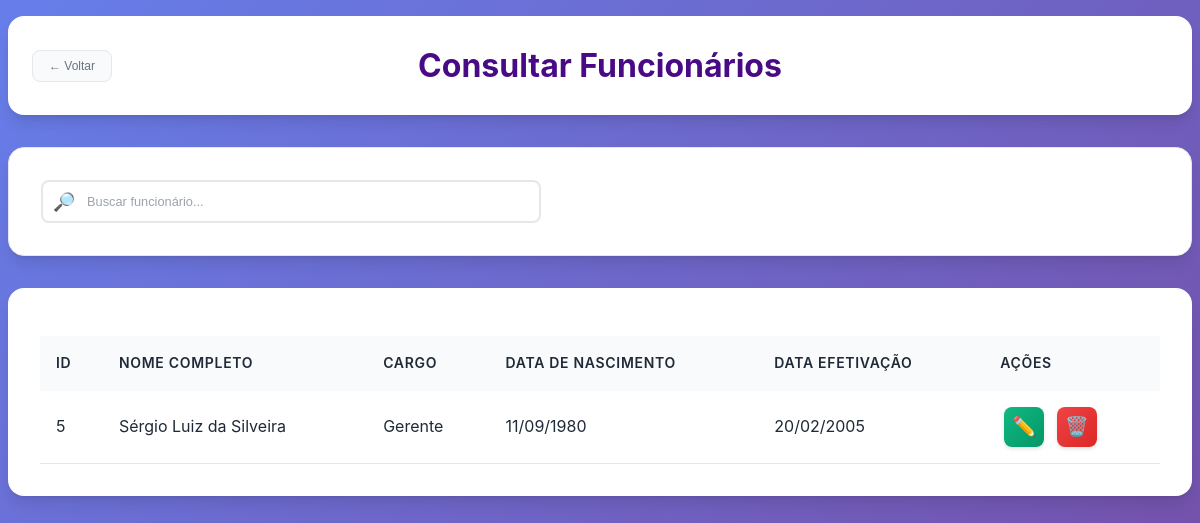
/subtelas/consultar_funcionario.php, run on an earlier commit of the app's database.
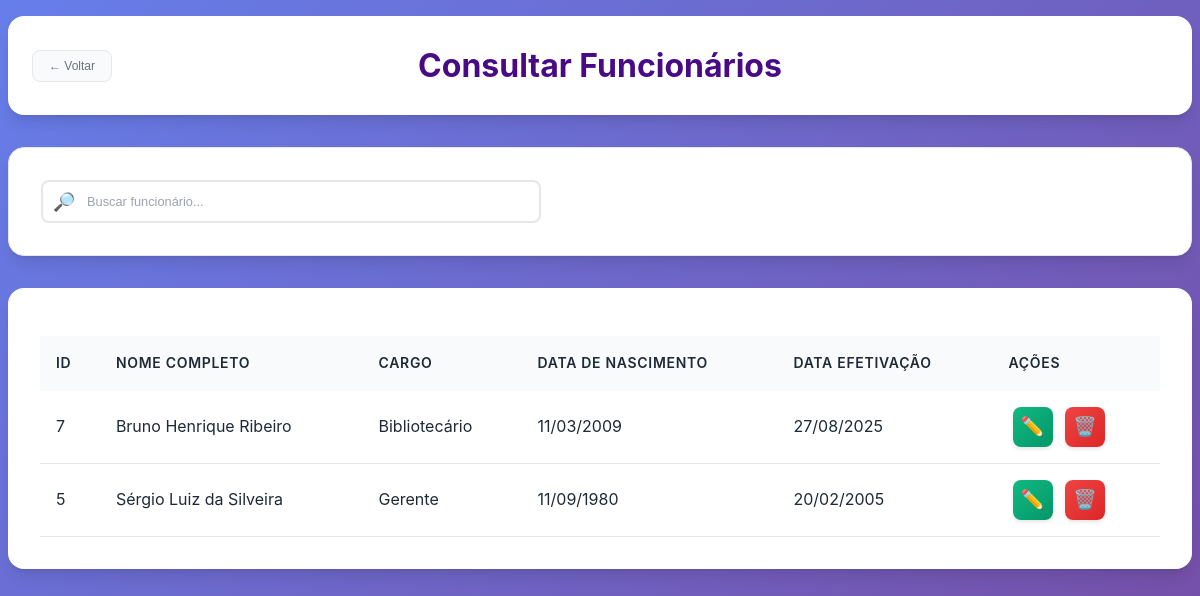
And on a later commit of the database.
### tables this page shows
CREATE TABLE `funcionario` (
  `Cod_Funcionario` int(11) NOT NULL,
  `Cod_Perfil` int(11) DEFAULT NULL,
  `Nome` varchar(50) NOT NULL,
  `CPF` varchar(15) NOT NULL,
  `Email` varchar(255) NOT NULL,
  `Sexo` varchar(10) NOT NULL,
  `Telefone` varchar(20) NOT NULL,
  `Data_Nascimento` date NOT NULL,
  `Data_Efetivacao` date NOT NULL,
  `CEP` varchar(20) NOT NULL,
  `UF` char(2) NOT NULL,
  `Cidade` varchar(30) NOT NULL,
  `Bairro` varchar(30) NOT NULL,
  `Rua` varchar(40) NOT NULL,
  `Num_Residencia` int(11) NOT NULL,
  `Usuario` varchar(20) NOT NULL,
  `Senha` varchar(20) NOT NULL,
  `Foto` longblob NOT NULL
);

CREATE TABLE `perfil_funcionario` (
  `Cod_Perfil` int(11) NOT NULL,
  `Nome_Perfil` varchar(255) DEFAULT NULL
);

### subtelas/consultar_funcionario.php (the view, shortened to what this page needs)
<?php
require_once '../conexao.php';
$sql = "SELECT
          f.Cod_Funcionario  AS id_funcionario,
          f.Nome             AS nome,
          f.Data_Nascimento  AS data_nascimento,
          f.Data_Efetivacao  AS data_efetivacao,
          p.Nome_Perfil      AS perfil
        FROM funcionario f
        JOIN perfil_funcionario p ON f.Cod_Perfil = p.Cod_Perfil
        ORDER BY f.Nome ASC";
try {
  $stmt = $pdo->prepare($sql);
  $stmt->execute();
  $funcionarios = $stmt->fetchAll(PDO::FETCH_ASSOC);
} catch (PDOException $e) {
  die("Erro na consulta: " . $e->getMessage());
}
?>
<!DOCTYPE html>
<html lang="pt-br">
<head>
  <link rel="stylesheet" type="text/css" href="subtelas_css/consultas.css" />
  <link rel="stylesheet" type="text/css" href="subtelas_css/sidebar.css">
</head>
<body>
    <div class="page-wrapper">
      <header>
        <form action="../gerente.php" method="POST">
            <button class="btn-voltar">← Voltar</button>
        </form>
      <h1>Consultar Funcionários</h1>
  </header>
  <div id="search-container">
    <div class="input-wrapper">
      <span class="icon">🔎</span>
      <input type="text" id="search-input" placeholder="Buscar funcionário..." onkeyup="filtrarTabela()">
    </div>
  </div>
  <nav>
    <table id="funcionarios-table">
        <tr>
          <th>ID</th>
          <th>NOME COMPLETO</th>
          <th>CARGO</th>
          <th>DATA DE NASCIMENTO</th>
          <th>DATA EFETIVAÇÃO</th>
          <th>AÇÕES</th>
        </tr>
        <?php if (count($funcionarios) > 0): ?>
          <?php foreach ($funcionarios as $f): ?>
            <tr>
              <td><?= htmlspecialchars($f['id_funcionario']) ?></td>
              <td><?= htmlspecialchars($f['nome']) ?></td>
              <td><?= htmlspecialchars($f['perfil']) ?></td>
              <td><?= date("d/m/Y", strtotime($f['data_nascimento'])) ?></td>
              <td><?= date("d/m/Y", strtotime($f['data_efetivacao'])) ?></td>
              <td>
                <button onclick="editarFuncionario(<?= $f['id_funcionario'] ?>)">✏️</button>
                <button onclick="excluirFuncionario(<?= $f['id_funcionario'] ?>)">🗑️</button>
              </td>
            </tr>
          <?php endforeach; ?>
        <?php else: ?>
            <tr><td colspan="6">Nenhum funcionário encontrado</td></tr>
        <?php endif; ?>
    </table>
  </nav>
    </div>
</body>
</html>

What changed in the data, as far as the page shows it:
added funcionario: Cod_Funcionario "7", Nome "Bruno Henrique Ribeiro", Cod_Perfil.Nome_Perfil "Bibliotecário", Data_Nascimento "11/03/2009", Data_Efetivacao "27/08/2025"
